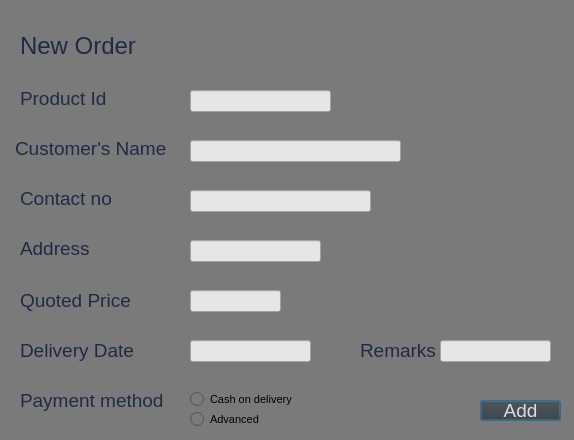
<?xml version="1.0" encoding="UTF-8"?>
<ui version="4.0">
 <class>NewOrder</class>
 <widget class="QDialog" name="NewOrder">
  <property name="geometry">
   <rect>
    <x>0</x>
    <y>0</y>
    <width>574</width>
    <height>440</height>
   </rect>
  </property>
  <property name="font">
   <font>
    <pointsize>14</pointsize>
   </font>
  </property>
  <property name="windowTitle">
   <string>Dialog</string>
  </property>
  <property name="styleSheet">
   <string notr="true">background-color: rgb(122, 122, 122);</string>
  </property>
  <widget class="QLabel" name="label">
   <property name="geometry">
    <rect>
     <x>40</x>
     <y>-30</y>
     <width>181</width>
     <height>21</height>
    </rect>
   </property>
   <property name="font">
    <font>
     <pointsize>18</pointsize>
    </font>
   </property>
   <property name="styleSheet">
    <string notr="true">color: rgb(32, 42, 68);</string>
   </property>
   <property name="text">
    <string>Add New Order</string>
   </property>
  </widget>
  <widget class="QLabel" name="label_2">
   <property name="geometry">
    <rect>
     <x>20</x>
     <y>90</y>
     <width>101</width>
     <height>16</height>
    </rect>
   </property>
   <property name="styleSheet">
    <string notr="true">color: rgb(32, 42, 68);
</string>
   </property>
   <property name="text">
    <string>Product Id</string>
   </property>
  </widget>
  <widget class="QLabel" name="label_3">
   <property name="geometry">
    <rect>
     <x>15</x>
     <y>140</y>
     <width>151</width>
     <height>16</height>
    </rect>
   </property>
   <property name="styleSheet">
    <string notr="true">color: rgb(32, 42, 68);
</string>
   </property>
   <property name="text">
    <string>Customer's Name</string>
   </property>
  </widget>
  <widget class="QLabel" name="label_4">
   <property name="geometry">
    <rect>
     <x>20</x>
     <y>190</y>
     <width>151</width>
     <height>16</height>
    </rect>
   </property>
   <property name="styleSheet">
    <string notr="true">color: rgb(32, 42, 68);</string>
   </property>
   <property name="text">
    <string>Contact no</string>
   </property>
  </widget>
  <widget class="QLabel" name="label_5">
   <property name="geometry">
    <rect>
     <x>20</x>
     <y>240</y>
     <width>171</width>
     <height>16</height>
    </rect>
   </property>
   <property name="styleSheet">
    <string notr="true">color: rgb(32, 42, 68);</string>
   </property>
   <property name="text">
    <string>Address</string>
   </property>
  </widget>
  <widget class="QLabel" name="label_6">
   <property name="geometry">
    <rect>
     <x>20</x>
     <y>290</y>
     <width>171</width>
     <height>21</height>
    </rect>
   </property>
   <property name="styleSheet">
    <string notr="true">color: rgb(32, 42, 68);</string>
   </property>
   <property name="text">
    <string>Quoted Price</string>
   </property>
  </widget>
  <widget class="QLabel" name="label_7">
   <property name="geometry">
    <rect>
     <x>360</x>
     <y>340</y>
     <width>81</width>
     <height>20</height>
    </rect>
   </property>
   <property name="styleSheet">
    <string notr="true">color: rgb(32, 42, 68);
</string>
   </property>
   <property name="text">
    <string>Remarks</string>
   </property>
  </widget>
  <widget class="QLabel" name="label_8">
   <property name="geometry">
    <rect>
     <x>20</x>
     <y>340</y>
     <width>171</width>
     <height>21</height>
    </rect>
   </property>
   <property name="styleSheet">
    <string notr="true">color: rgb(32, 42, 68);</string>
   </property>
   <property name="text">
    <string>Delivery Date</string>
   </property>
  </widget>
  <widget class="QLabel" name="label_9">
   <property name="geometry">
    <rect>
     <x>20</x>
     <y>390</y>
     <width>171</width>
     <height>21</height>
    </rect>
   </property>
   <property name="styleSheet">
    <string notr="true">color: rgb(32, 42, 68);</string>
   </property>
   <property name="text">
    <string>Payment method</string>
   </property>
  </widget>
  <widget class="QLineEdit" name="lineEdit">
   <property name="geometry">
    <rect>
     <x>190</x>
     <y>90</y>
     <width>141</width>
     <height>22</height>
    </rect>
   </property>
   <property name="styleSheet">
    <string notr="true">background-color: rgb(230, 230, 230);</string>
   </property>
  </widget>
  <widget class="QLineEdit" name="lineEdit_2">
   <property name="geometry">
    <rect>
     <x>190</x>
     <y>140</y>
     <width>211</width>
     <height>22</height>
    </rect>
   </property>
   <property name="styleSheet">
    <string notr="true">background-color: rgb(230, 230, 230);</string>
   </property>
  </widget>
  <widget class="QLineEdit" name="lineEdit_4">
   <property name="geometry">
    <rect>
     <x>190</x>
     <y>240</y>
     <width>131</width>
     <height>22</height>
    </rect>
   </property>
   <property name="styleSheet">
    <string notr="true">background-color: rgb(230, 230, 230);</string>
   </property>
  </widget>
  <widget class="QLineEdit" name="lineEdit_5">
   <property name="geometry">
    <rect>
     <x>190</x>
     <y>290</y>
     <width>91</width>
     <height>22</height>
    </rect>
   </property>
   <property name="styleSheet">
    <string notr="true">background-color: rgb(230, 230, 230);</string>
   </property>
  </widget>
  <widget class="QLineEdit" name="lineEdit_6">
   <property name="geometry">
    <rect>
     <x>440</x>
     <y>340</y>
     <width>111</width>
     <height>22</height>
    </rect>
   </property>
   <property name="styleSheet">
    <string notr="true">background-color: rgb(230, 230, 230);</string>
   </property>
  </widget>
  <widget class="QLineEdit" name="lineEdit_7">
   <property name="geometry">
    <rect>
     <x>190</x>
     <y>340</y>
     <width>121</width>
     <height>22</height>
    </rect>
   </property>
   <property name="styleSheet">
    <string notr="true">background-color: rgb(230, 230, 230);</string>
   </property>
  </widget>
  <widget class="QRadioButton" name="radioButton">
   <property name="geometry">
    <rect>
     <x>190</x>
     <y>390</y>
     <width>111</width>
     <height>18</height>
    </rect>
   </property>
   <property name="font">
    <font>
     <pointsize>8</pointsize>
    </font>
   </property>
   <property name="text">
    <string>Cash on delivery</string>
   </property>
  </widget>
  <widget class="QRadioButton" name="radioButton_2">
   <property name="geometry">
    <rect>
     <x>190</x>
     <y>410</y>
     <width>69</width>
     <height>18</height>
    </rect>
   </property>
   <property name="font">
    <font>
     <pointsize>8</pointsize>
    </font>
   </property>
   <property name="text">
    <string>Advanced</string>
   </property>
  </widget>
  <widget class="QPushButton" name="pushButton">
   <property name="geometry">
    <rect>
     <x>480</x>
     <y>400</y>
     <width>81</width>
     <height>21</height>
    </rect>
   </property>
   <property name="cursor">
    <cursorShape>PointingHandCursor</cursorShape>
   </property>
   <property name="styleSheet">
    <string notr="true">background-color: rgb(55, 55, 55);
color: rgb(219, 219, 219);</string>
   </property>
   <property name="text">
    <string>Add</string>
   </property>
  </widget>
  <widget class="QLabel" name="label_10">
   <property name="geometry">
    <rect>
     <x>20</x>
     <y>30</y>
     <width>141</width>
     <height>31</height>
    </rect>
   </property>
   <property name="font">
    <font>
     <pointsize>18</pointsize>
    </font>
   </property>
   <property name="styleSheet">
    <string notr="true">color: rgb(32, 42, 68);</string>
   </property>
   <property name="text">
    <string>New Order</string>
   </property>
  </widget>
  <widget class="QLineEdit" name="lineEdit_3">
   <property name="geometry">
    <rect>
     <x>190</x>
     <y>190</y>
     <width>181</width>
     <height>22</height>
    </rect>
   </property>
   <property name="styleSheet">
    <string notr="true">background-color: rgb(230, 230, 230);</string>
   </property>
   <property name="inputMethodHints">
    <set>Qt::ImhFormattedNumbersOnly</set>
   </property>
  </widget>
 </widget>
 <tabstops>
  <tabstop>lineEdit</tabstop>
  <tabstop>lineEdit_2</tabstop>
  <tabstop>lineEdit_3</tabstop>
  <tabstop>lineEdit_4</tabstop>
  <tabstop>lineEdit_5</tabstop>
  <tabstop>lineEdit_6</tabstop>
  <tabstop>lineEdit_7</tabstop>
 </tabstops>
 <resources/>
 <connections/>
</ui>
